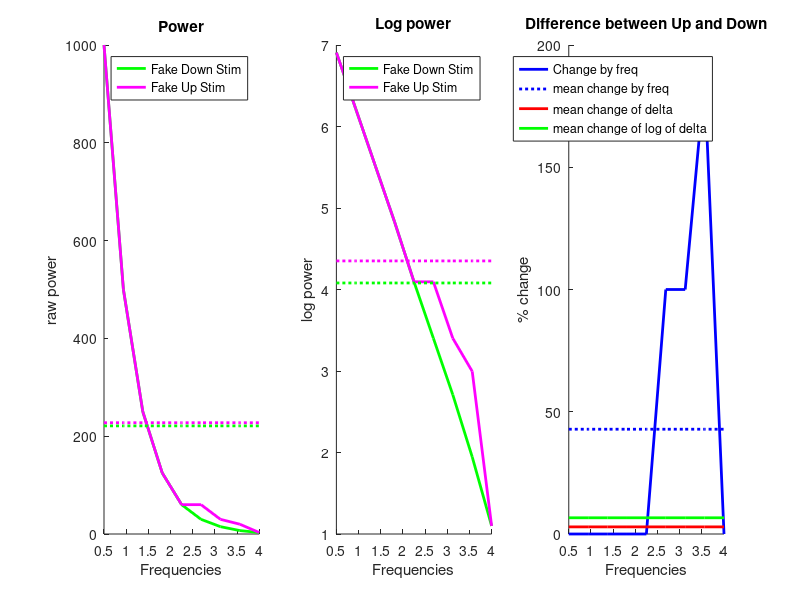

Source code (MATLAB):

clc
close all
BL = [1000 500 250 125 60 30 15 7 3];
SD = [1000 500 250 125 60 60 30 20 3];
Freqs = linspace(.5, 4, numel(SD));
figure( 'units','normalized','outerposition',[0 0 .8 .5])
subplot(1, 3, 1)
hold on
plot(Freqs, BL, 'LineWidth', 2, 'Color', [0 1 0])
plot(Freqs, SD, 'LineWidth', 2, 'Color', [1 0 1])
plot(Freqs, mean(BL)*ones(1, numel(SD)), ':', 'Color', [0 1 0], 'LineWidth', 2)
plot(Freqs, mean(SD)*ones(1, numel(SD)), ':', 'Color', [1 0 1], 'LineWidth', 2)
xlabel('Frequencies')
ylabel('raw power')
legend({'Fake Down Stim','Fake Up Stim'})
title('Power')
xlim([min(Freqs), max(Freqs)])

subplot(1, 3, 2)
hold on
plot(Freqs, log(BL), 'LineWidth', 2, 'Color', [0 1 0])
plot(Freqs, log(SD), 'LineWidth', 2, 'Color', [1 0 1])
plot(Freqs, mean(log(BL))*ones(1, numel(SD)), ':', 'Color', [0 1 0], 'LineWidth', 2)
plot(Freqs, mean(log(SD))*ones(1, numel(SD)), ':', 'Color', [1 0 1], 'LineWidth', 2)
xlabel('Frequencies')
ylabel('log power')
legend({'Fake Down Stim','Fake Up Stim'})
title('Log power')
xlim([min(Freqs), max(Freqs)])
subplot(1,3,3)
hold on
Change = 100*(SD-BL)./BL;
plot(Freqs, Change, 'LineWidth', 2, 'Color', 'b')
plot(Freqs, mean(Change)*ones(1, numel(SD)), ':', 'Color','b', 'LineWidth', 2)

mSD = mean(SD);
mBL = mean(BL);
ChangeMean = 100*(mSD-mBL)./mBL;
plot(Freqs,  mean(ChangeMean)*ones(1, numel(SD)), 'Color', 'r', 'LineWidth', 2)

mSD = mean(log(SD));
mBL = mean(log(BL));
ChangeMean = 100*(mSD-mBL)./mBL;
plot(Freqs,  mean(ChangeMean)*ones(1, numel(SD)), 'Color', 'g', 'LineWidth', 2)
xlim([min(Freqs), max(Freqs)])
ylabel('% change')
legend({'Change by freq', 'mean change by freq', 'mean change of delta', 'mean change of log of delta'})
title('Difference between Up and Down')


xlabel('Frequencies')

